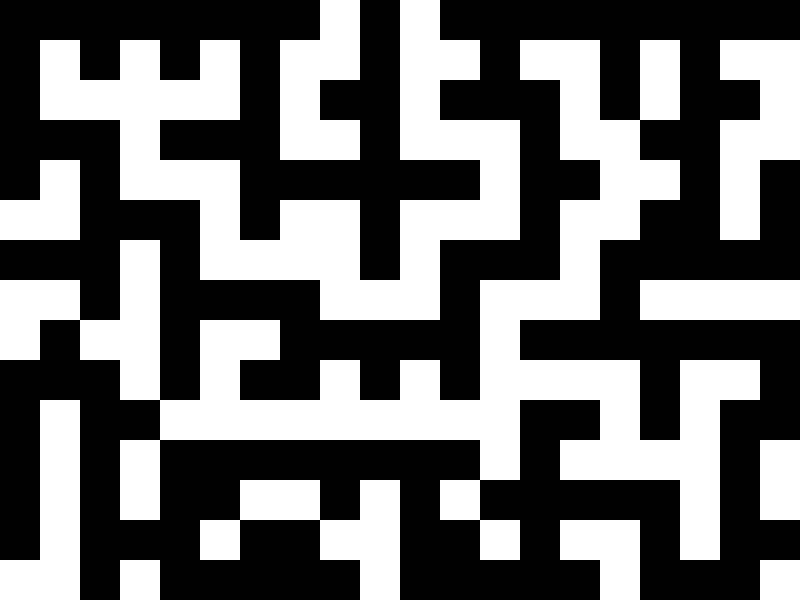

This is a level from a 2D game, rendered from its Tiled map with the project's own tilesets. A one-line summary and the complete map file follow:
An orthogonal 20x15 tile map with 40x40 px tiles, 1 tile layer (Kachelebene 1), 2 tilesets.

<map version="1.2" tiledversion="1.2.2" orientation="orthogonal" renderorder="right-up" width="20" height="15" tilewidth="40" tileheight="40" infinite="0" nextlayerid="2" nextobjectid="1">
 <tileset firstgid="1" source="../Tilesets/ColorTiles/white.tsx" />
 <tileset firstgid="4489" source="../Tilesets/ColorTiles/black.tsx" />
 <layer id="1" name="Kachelebene 1" width="20" height="15">
  <data encoding="csv">
4489,4489,4489,4489,4489,4489,4489,4489,1,4489,1,4489,4489,4489,4489,4489,4489,4489,4489,4489,
4489,1,4489,1,4489,1,4489,1,1,4489,1,1,4489,1,1,4489,1,4489,1,1,
4489,1,1,1,1,1,4489,1,4489,4489,1,4489,4489,4489,1,4489,1,4489,4489,1,
4489,4489,4489,1,4489,4489,4489,1,1,4489,1,1,1,4489,1,1,4489,4489,1,1,
4489,1,4489,1,1,1,4489,4489,4489,4489,4489,4489,1,4489,4489,1,1,4489,1,4489,
1,1,4489,4489,4489,1,4489,1,1,4489,1,1,1,4489,1,1,4489,4489,1,4489,
4489,4489,4489,1,4489,1,1,1,1,4489,1,4489,4489,4489,1,4489,4489,4489,4489,4489,
1,1,4489,1,4489,4489,4489,4489,1,1,1,4489,1,1,1,4489,1,1,1,1,
1,4489,1,1,4489,1,1,4489,4489,4489,4489,4489,1,4489,4489,4489,4489,4489,4489,4489,
4489,4489,4489,1,4489,1,4489,4489,1,4489,1,4489,1,1,1,1,4489,1,1,4489,
4489,1,4489,4489,1,1,1,1,1,1,1,1,1,4489,4489,1,4489,1,4489,4489,
4489,1,4489,1,4489,4489,4489,4489,4489,4489,4489,4489,1,4489,1,1,1,1,4489,1,
4489,1,4489,1,4489,4489,1,1,4489,1,4489,1,4489,4489,4489,4489,4489,1,4489,1,
4489,1,4489,4489,4489,1,4489,4489,1,1,4489,4489,1,4489,1,1,4489,1,4489,4489,
1,1,4489,1,4489,4489,4489,4489,4489,1,4489,4489,4489,4489,4489,1,4489,4489,4489,1
</data>
 </layer>
</map>
